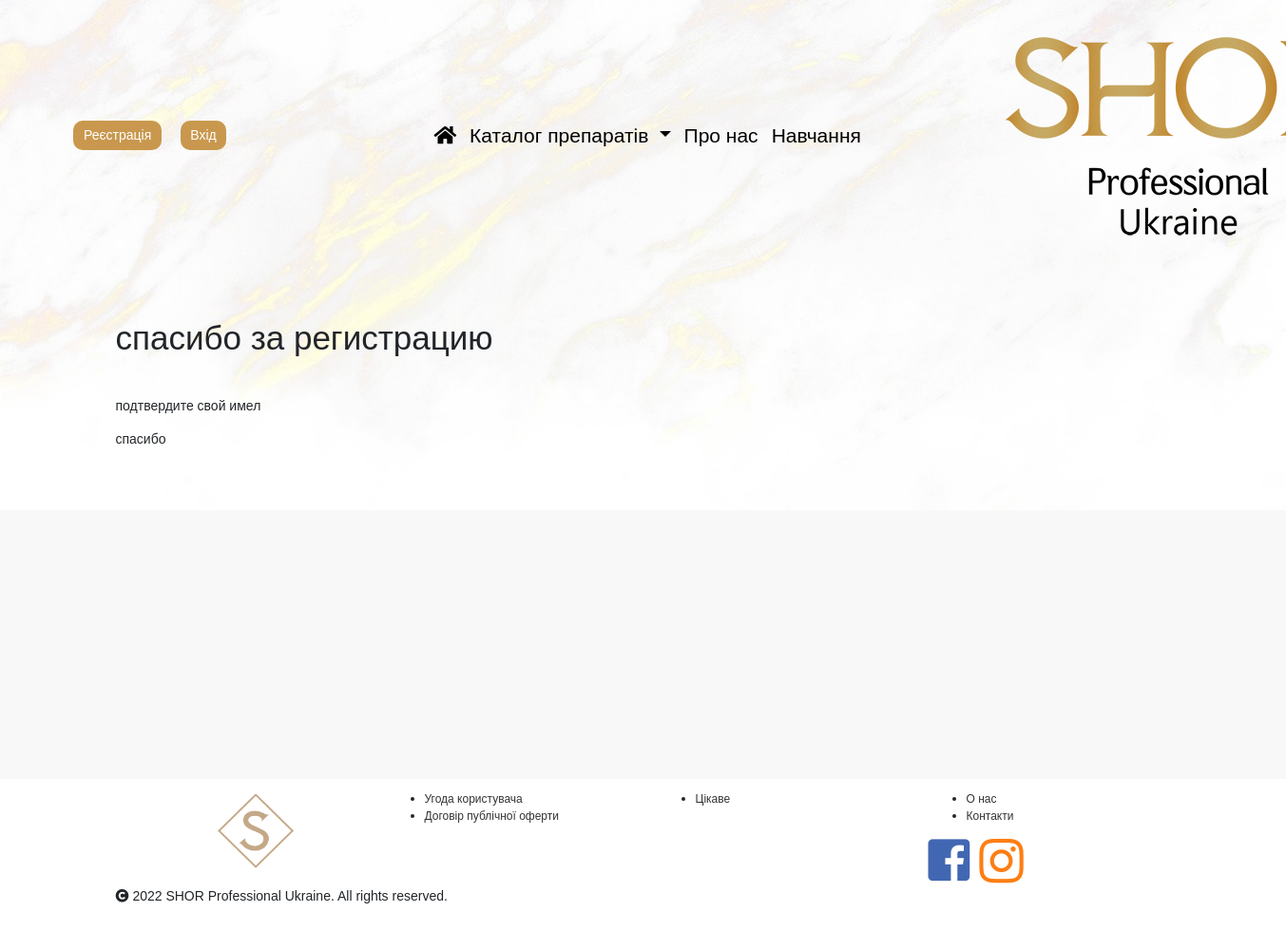
Screenshot of /registration_profile/ with the database file from the repository.
### landing/models.py (models this page shows, shortened)
class LogoImage(models.Model):
    image = models.ImageField(upload_to='logo_images/')
    is_active = models.BooleanField(default=True)
    is_main = models.BooleanField(default=False)
    created = models.DateTimeField(auto_now_add=True, auto_now=False)
    updated = models.DateTimeField(auto_now_add=False, auto_now=True)
    class Meta:
        verbose_name = 'LogoPhoto'
        verbose_name_plural = 'LogoPhotos'

class Page(models.Model):
    page_name = models.CharField(max_length=32)
    is_main_menu = models.BooleanField(default=False)
    rate_main_menu = models.IntegerField(blank=True, null=True, default=None)
    page_text = RichTextUploadingField(blank=True, null=True, default=None)
    is_active = models.BooleanField(default=False)
    created = models.DateTimeField(auto_now_add=True, auto_now=False)
    updated = models.DateTimeField(auto_now_add=False, auto_now=True)
    class Meta:
        verbose_name = 'Page'
        verbose_name_plural = 'Pages'

### landing/views.py (the view)
# urls.py: re_path(r'^registration_profile/$', views.registration_profile, name='registration_profile'),
def registration_profile(request):
    session_key = request.session.session_key
    try:
        registration_profile_text_object = Page.objects.get(is_active=True, page_name="Registration_Profile")
    except:
        registration_profile_text_object = None
    return render(request, 'landing/registration_profile.html', locals())

### shor/current_user.py (called while the page is built)
    def __call__(self, request):
        _user.value = request.user
        return self.get_response(request)

### templates/landing/registration_profile.html
{% extends 'base.html' %}
{% block content %}
<div class="section">
    <div class="container">
        <div class="row">
            <div class="col-lg-10 col-lg-offset-1 about-box">
                {% if registration_profile_text_object.page_text %}
                    {% autoescape off %} {{ registration_profile_text_object.page_text }} {% endautoescape %}
                {% endif %}
            </div>
        </div>
    </div>
</div>
{% endblock %}

### templates/base.html (shortened to what this page needs)
{% load static %}
<!DOCTYPE html>
<html lang="en">
<head>
    <link rel="stylesheet" href="https://stackpath.bootstrapcdn.com/bootstrap/4.3.1/css/bootstrap.min.css">
    <link rel="stylesheet" href="http://code.jquery.com/ui/1.12.1/themes/base/jquery-ui.css">
    <link rel="stylesheet" href="https://use.fontawesome.com/releases/v5.7.1/css/all.css"
>
    <link rel="stylesheet" href="{% static 'css/style.css' %}">
</head>
<body>
    <div class="wrapper">
        <div class="wrapper-content">
            {% include 'navbar_shor.html' %}
            {% block content %}
            {% endblock content %}
        </div>
    </div>
     {% include 'footer.html' %}
    <link rel="stylesheet" href="https://cdnjs.cloudflare.com/ajax/libs/bootstrap-select/1.13.2/css/bootstrap-select.min.css">
</body>
</html>

### templates/navbar_shor.html (shortened to what this page needs)
<div class="row g-0">
    <div class="col-lg-3 nav-login-column">
        <section class="nav-login-section col">
            {% if username %}
            <a href="/profile/"><div class="btn shor-btn shor-color">Профіль</div></a>
            <a href="/logout/"><div class="btn shor-btn shor-color">Вихід ({{ username }})</div></a>
                {% if cosmetolog %}
                <div class="basket-container">
                    <a class="nav-link buy-cart" href="/checkout/">Корзина
                        <i class="fas fa-shopping-cart buy-cart"></i>
                        <span id="basket_total_amount"></span><span id="basket_total_nmb">
                            {% if products_total_nmb %}
                                ({{ products_total_nmb }})
                            {% else %}
                                (0)
                            {% endif %}
                        </span>
                    </a>
                </div>
                {% endif %}
            {% else %}
            <a href="/registration/"><div class="btn shor-btn shor-color">Реєстрація</div></a>
            <a href="/login/"><div class="btn shor-btn shor-color">Вхід</div></a>
            {% endif %}
        </section>
    </div>
    <div class="col-lg-9">
        <nav class="navbar navbar-expand-lg navbar-light navbar-second-block">
            <div class="row">
                <div class="col-lg-8 nav-block-shor-link">
                    <div class="collapse navbar-collapse" id="navbarSupportedContent">
                        <ul class="navbar-nav mr-auto navbar-nav-shor">
                            <li class="nav-item active">
                                <a class="nav-link" href="/" title="Головна сторінка"><i class="fas fa-home"></i></a>
                            </li>
                            {% include 'navbar_dropdown_product_lines.html' %}
                            <li class="nav-item">
                                <a class="nav-link" href="/about/">Про нас</a>
                            </li>
                            <li class="nav-item">
                                <a class="nav-link" href="/training/">Навчання</a>
                            </li>
                        </ul>
                    </div>
                </div>
                <div class="col-lg-4 nav-brand-block">
                    <a class="navbar-brand navbar-brand-shor" href="/">
                        <img src="{{ logo_images.image.url }}" alt="shor, израильская косметика, омоложение">
                    </a>
                </div>
            </div>
        </nav>
    </div>
</div>

### templates/navbar_dropdown_product_lines.html (shortened to what this page needs)
              <li class="nav-item dropdown">
                <a class="nav-link dropdown dropdown-toggle" href="#" id="navbarDropdown" role="button" data-toggle="dropdown" aria-expanded="false">
                  Каталог препаратів
                </a>
              </li>

### templates/footer.html (shortened to what this page needs)
<footer class="footer">
    <div class="footer-container-background">
        <div class="container footer-container">
            <div class="row">
                <div class="col-xs-12 col-sm-6 col-lg-3 footer-logo-shor">
                    <ul class="bottom-menu footer-logo-shor-img">
                        <img class="img-logo-footer" src="/media/logo_images/shor_S_symbol.png" alt="">
                    </ul>
                </div>
                <div class="col-xs-12 col-sm-6 col-lg-3">
                    <ul class="bottom-menu">
                        <li><a href="/uhoda-korystuvacha/">Угода користувача</a></li>
                        <li><a href="/dohovir-publichnoi-oferty/">Договір публічної оферти</a></li>
                    </ul>
                </div>
                <div class="col-xs-12 col-sm-6 col-lg-3">
                    <ul class="bottom-menu">
                        <li><a href="/blog/">Цікаве</a></li>
                    </ul>
                </div>
                <div class="col-xs-12 col-sm-6 col-lg-3">
                    <ul class="bottom-menu">
                        <li><a href="/about/">О нас</a></li>
                        <li><a href="/contact/">Контакти</a></li>
                    </ul>
                    <div class="social-icon-block">
                        <a target="_blank" href="https://www.facebook.com/shor.com.ua">
                            <i class="fab fa-facebook-square social-facebook-1">
                            </i>
                         </a>
                        <a target="_blank" href="https://www.instagram.com/shor.com.ua">
                            <i class="fab fa-instagram social-instagram-1"></i>
                        </a>
                    </div>
                </div>
            </div>
            <div class="row">
                <div class="col-lg-12 footer-credits">
                    <p><i class="fas fa-copyright"></i> 2022 SHOR Professional Ukraine. All rights reserved.</p>
                </div>
            </div>
        </div>
    </div>
</footer>

### static/static_dev/css/style.css (style rules this page uses)
html, body { height: 100%; max-height: 100%; font-family: Verdana, Geneva, sans-serif; background-color: #f8f8f8; font-size: 14px; }
.wrapper { min-height: 100%; margin-bottom: 20px; }
.wrapper-content { background: url('../img/shor_background.jpg') no-repeat; background-size: 100%; height: 100%; }
.shor-color { background-color: #C9984E; border-style: solid; border-width: 0 0 0 0; border-color:#C9984E; }
.shor-btn { border-radius: 10px; color: white; margin: 10px; }
.footer { position: relative; height: 180px; clear: both; background-color: white; padding-top: 10px; }
.footer-container a { color: #333; display: block; font-size: 12px; line-height: 14px; text-decoration: none; }
.footer-logo-shor { justify-content: center; align-items: center; display: flex; }
.footer-logo-shor-img { width: 50%; height: auto; }
.social-facebook-1 { font-size: 50px; color: #4267b2; margin-right:10px; }
.social-instagram-1 { font-size: 53px; color: #fd7e14; }
.social-icon-block { display: flex; justify-content: start; }
.section { padding: 50px 0; }
.section h1 { margin-bottom: 40px; }
.navbar-second-block { display: block; }
.nav-brand-block { max-width:23%; }
.navbar-brand-shor { width: 100%; height: auto; }
.nav-block-shor-link { align-items: center; display: flex; }
.nav-login-column { display: flex; }
.nav-login-section { display: flex; flex-direction: row; justify-content: center; align-items: center; }
.fa-home:before { content: "\f015"; }
.navbar-nav-shor { font-family: "Assistant", Sans-serif; font-size: 21px; font-weight: 400; margin: auto; }
.nav-link { color: black!Important; }
.img-logo-footer { width: 100%; min-height: 100%; }

### rows the page displays
LogoImage: image (picture)
Page: page_text "спасибо за регистрацию подтвердите свой имел спасибо"
